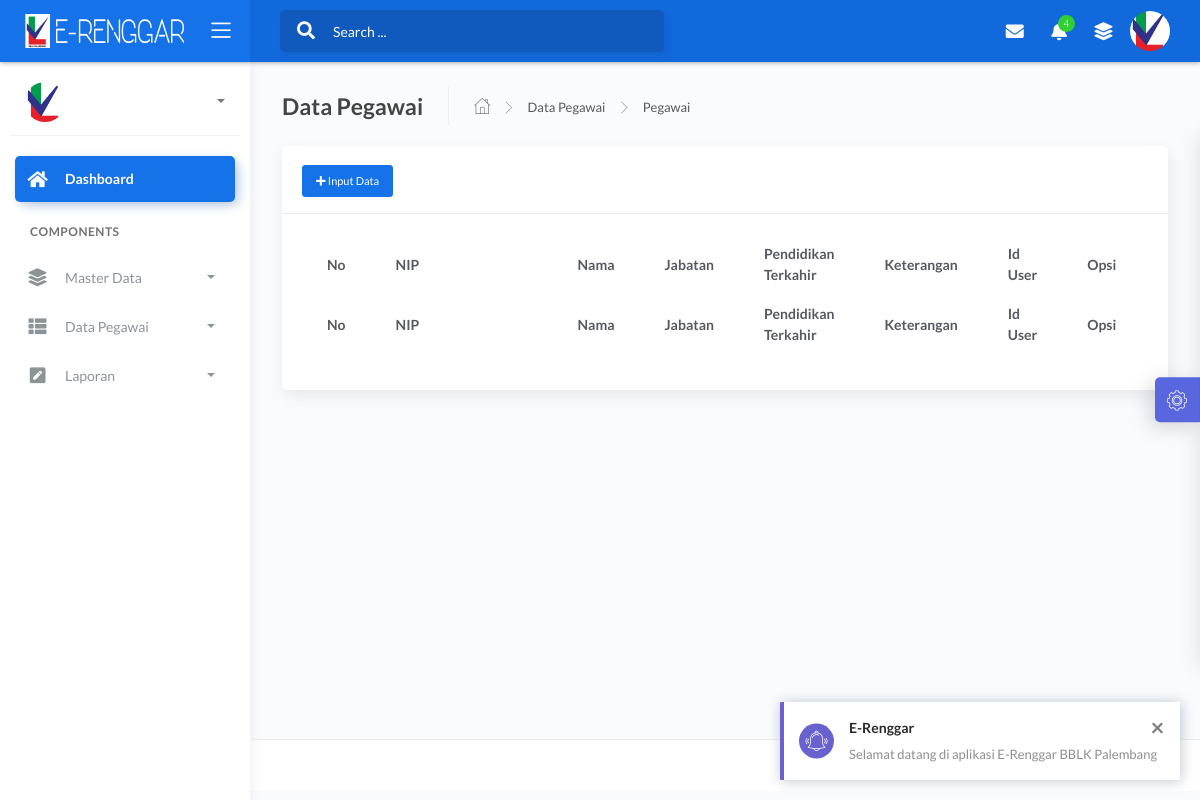
Before: /admin/pegawai.php?data with the older database file.
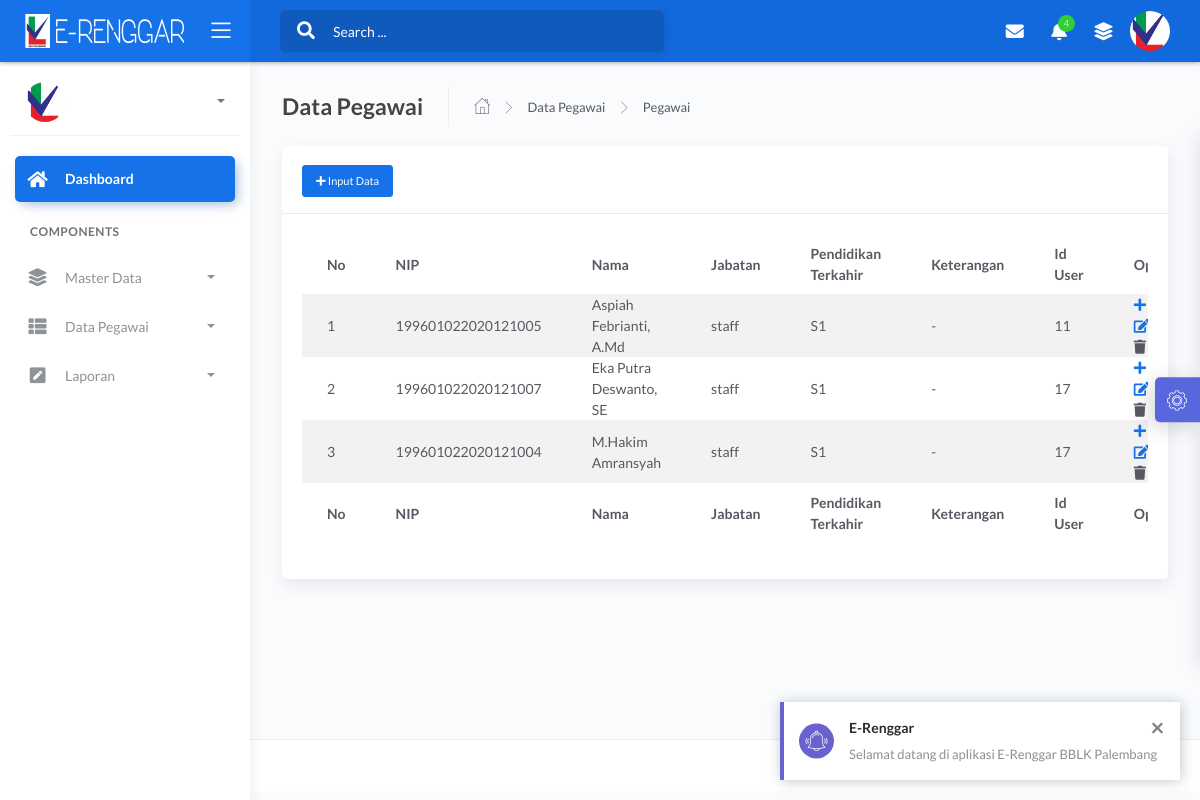
After: the same page with the newer database file.
### tables this page shows
CREATE TABLE `pegawai` (
  `id_pegawai` int(11) NOT NULL,
  `nip` varchar(255) NOT NULL,
  `nama` varchar(255) NOT NULL,
  `jabatan` varchar(255) NOT NULL,
  `pendidikan` varchar(255) NOT NULL,
  `keterangan` text NOT NULL,
  `id_user` int(11) NOT NULL
);

### admin/pegawai.php (the view, shortened to what this page needs)
<?php include 'header.php'; ?>
	<div class="main-panel">
			<div class="content">
				<div class="page-inner">
					<div class="page-header">
						<h4 class="page-title">Data Pegawai</h4>
						<ul class="breadcrumbs">
							<li class="nav-home">
								<a href="#">
									<i class="flaticon-home"></i>
								</a>
							</li>
							<li class="separator">
								<i class="flaticon-right-arrow"></i>
							</li>
							<li class="nav-item">
								<a href="#">Data Pegawai</a>
							</li>
							<li class="separator">
								<i class="flaticon-right-arrow"></i>
							</li>
							<li class="nav-item">
								<a href="pegawai.php?data">Pegawai</a>
							</li>
						</ul>
					</div>
					<?php if(isset($_GET['data'])){ ?>
					<div class="row">
						<div class="col-md-12">
							<div class="card">
								<div class="card-header">
									<h4 class="card-title"><button type="button" class="btn btn-sm btn-primary" data-toggle="modal" data-target="#modal-default">
                <span class="fas fa-plus"></span> Input Data</button></h4>
								</div>
								<div class="card-body">
									<div class="table-responsive">
										<table id="multi-filter-select" class="display table table-striped table-hover" >
											<thead>
												<tr>
													<th>No</th>
													<th width="250px">NIP</th>
										            <th>Nama</th>
										            <th>Jabatan</th>
										            <th>Pendidikan Terkahir</th>
										            <th>Keterangan</th>
										            <th>Id User</th>
													<th width="90px">Opsi</th>
												</tr>
											</thead>
											<tfoot>
												<tr>
													<th>No</th>
													<th width="250px">NIP</th>
										            <th>Nama</th>
										            <th>Jabatan</th>
										            <th>Pendidikan Terkahir</th>
										            <th>Keterangan</th>
										            <th>Id User</th>
													<th>Opsi</th>
												</tr>
											</tfoot>
											<tbody>
											<?php
									        $query = mysqli_query($koneksi,"SELECT * FROM pegawai");
									        $no=1;
									        while ($a = mysqli_fetch_array($query)) :?>
												<tr>
													<td><?php echo $no++; ?></td>
													<td><?php echo $a['nip'] ?></td>
													<td><?php echo $a['nama'] ?></td>
													<td><?php echo $a['jabatan'] ?></td>
													<td><?php echo $a['pendidikan'] ?></td>
													<td><?php echo $a['keterangan'] ?></td>
													<td><?php echo $a['id_user'] ?></td>
													<td><a class="blue" href="?lengkapidata&id_pegawai=<?php echo $a['id_pegawai']; ?>" title='Lengkapi Data'>
															<i class="ace-icon fa fa-plus bigger-130"></i>
														</a>
														<a class="green" href="?edit&id_pegawai=<?php echo $a['id_pegawai']; ?>"  title='Edit'>
															<i class="ace-icon fa fa-edit bigger-130"></i>
														</a>
														<a onclick="if(confirm('Apakah anda yakin ingin menghapus data ini ??')){ location.href='?hapus&id_pegawai=<?php echo $a['id_pegawai']; ?>' }" class="red"><i class="ace-icon fa fa-trash bigger-130"  title='Hapus'></i></a>
													</td>
												</tr>
												<?php endwhile;?>
											</tbody>
										</table>
									</div>
								</div>
							</div>
						</div>
					</div>
					  <?php } ?>
				</div>
			</div>
<?php include 'footer.php'?>

### admin/header.php (shortened to what this page needs)
<!DOCTYPE html>
<html lang="en">
<head>
	<link rel="stylesheet" href="../assets/css/bootstrap.min.css">
	<link rel="stylesheet" href="../assets/css/atlantis.min.css">
	<link rel="stylesheet" href="../assets/css/demo.css">
</head>
<body>
	<div class="wrapper">
		<div class="main-header">
			<div class="logo-header" data-background-color="blue">
				<a href="index.php" class="logo">
					<img src="../image/logorenggar.png" alt="navbar brand" class="navbar-brand">
				</a>
				<div class="nav-toggle">
					<button class="btn btn-toggle toggle-sidebar">
						<i class="icon-menu"></i>
					</button>
				</div>
			</div>
			<nav class="navbar navbar-header navbar-expand-lg" data-background-color="blue2">
				<div class="container-fluid">
					<div class="collapse" id="search-nav">
						<form class="navbar-left navbar-form nav-search mr-md-3">
							<div class="input-group">
								<div class="input-group-prepend">
									<button type="submit" class="btn btn-search pr-1">
										<i class="fa fa-search search-icon"></i>
									</button>
								</div>
								<input type="text" placeholder="Search ..." class="form-control">
							</div>
						</form>
					</div>
					<ul class="navbar-nav topbar-nav ml-md-auto align-items-center">
						<li class="nav-item dropdown hidden-caret">
							<a class="nav-link dropdown-toggle" href="#" id="messageDropdown" role="button" data-toggle="dropdown" aria-haspopup="true" aria-expanded="false">
								<i class="fa fa-envelope"></i>
							</a>
						</li>
						<li class="nav-item dropdown hidden-caret">
							<a class="nav-link dropdown-toggle" href="#" id="notifDropdown" role="button" data-toggle="dropdown" aria-haspopup="true" aria-expanded="false">
								<i class="fa fa-bell"></i>
								<span class="notification">4</span>
							</a>
						</li>
						<li class="nav-item dropdown hidden-caret">
							<a class="nav-link" data-toggle="dropdown" href="#" aria-expanded="false">
								<i class="fas fa-layer-group"></i>
							</a>
						</li>
						<li class="nav-item dropdown hidden-caret">
							<a class="dropdown-toggle profile-pic" data-toggle="dropdown" href="#" aria-expanded="false">
								<div class="avatar-sm">
									<img src="../image/logo.png" alt="..." class="avatar-img rounded-circle">
								</div>
							</a>
						</li>
					</ul>
				</div>
			</nav>
		</div>
		<div class="sidebar sidebar-style-2">
			<div class="sidebar-wrapper scrollbar scrollbar-inner">
				<div class="sidebar-content">
					<div class="user">
						<div class="avatar-sm float-left mr-2">
							<img src="../image/logo.png" alt="..." class="avatar-img rounded-circle">
						</div>
						<div class="info">
							<a data-toggle="collapse" href="#collapseExample" aria-expanded="true">
								<span>
									<span class="caret"></span>
								</span>
							</a>
							<div class="clearfix"></div>
						</div>
					</div>
					<ul class="nav nav-primary">
						<li class="nav-item active">
							<a href="index.php">
								<i class="fas fa-home"></i>
								<p>Dashboard</p>
							</a>
						</li>
						<li class="nav-section">
							<h4 class="text-section">Components</h4>
						</li>
						<li class="nav-item">
							<a data-toggle="collapse" href="#base">
								<i class="fas fa-layer-group"></i>
								<p>Master Data</p>
								<span class="caret"></span>
							</a>
						</li>
						<li class="nav-item">
							<a data-toggle="collapse" href="#sidebarLayouts">
								<i class="fas fa-th-list"></i>
								<p>Data Pegawai</p>
								<span class="caret"></span>
							</a>
						</li>
						<li class="nav-item">
							<a data-toggle="collapse" href="#forms">
								<i class="fas fa-pen-square"></i>
								<p>Laporan</p>
								<span class="caret"></span>
							</a>
						</li>
					</ul>
				</div>
			</div>
		</div>

### admin/footer.php (shortened to what this page needs)
			<footer class="footer">
				<div class="container-fluid">
					<div class="copyright ml-auto">
						2021, made with <i class="fa fa-heart heart text-danger"></i> by <a href="https://www.themekita.com">ThemeKita</a>
					</div>
				</div>
			</footer>
		</div>
		<div class="custom-template">
			<div class="custom-toggle">
				<i class="flaticon-settings"></i>
			</div>
		</div>
	</div>
</body>
</html>

### assets/css/demo.css (style rules this page uses)
.custom-template { position: fixed; top: 50%; transform: translateY(-50%); right: -325px; width: 325px; height: max-content; display: block; z-index: 1; background: #ffffff; transition: all .3s; z-index: 1003; box-shadow: -1px 1px 20px rgba(69, 65, 78, 0.15); border-top-left-radius: 5px; border-bottom-left-radius: 5px; transition: all .5s; }
.custom-template .custom-toggle { position: absolute; width: 45px; height: 45px; background: rgb(88, 103, 221); top: 50%; left: -45px; transform: translateY(-50%); display: flex; align-items: center; justify-content: center; text-align: center; border-top-left-radius: 5px; border-bottom-left-radius: 5px; border-right: 1px solid #177dff; cursor: pointer; color: #ffffff; box-shadow: -5px 5px 20px rgba(69, 65, 78, 0.21); }
.custom-template .custom-toggle i { font-size: 20px; animation: 1.3s spin linear infinite; }

Changed rows visible on the page:
added pegawai: nip "199601022020121005", nama "Aspiah Febrianti, A.Md", jabatan "staff", pendidikan "S1", keterangan "-", id_user "11"
added pegawai: nip "199601022020121007", nama "Eka Putra Deswanto, SE", jabatan "staff", pendidikan "S1", keterangan "-", id_user "17"
added pegawai: nip "199601022020121004", nama "M.Hakim Amransyah", jabatan "staff", pendidikan "S1", keterangan "-", id_user "17"
